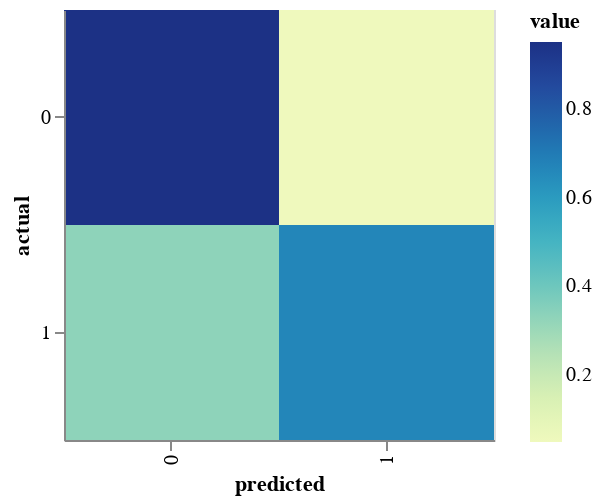

Source (notebook cell):
### Code cell
from mlworkflows import plot

df, chart = plot.binary_confusion_matrix(y_test, predictions)
chart

### Figure 1 — Vega-Lite specification as saved in the notebook (floating-point values rounded to 4 significant figures)
{"config": {"view": {"continuousWidth": 400, "continuousHeight": 300}}, "data": {"name": "data-e02826d5606eda20de9db492d37d3728"}, "mark": "rect", "encoding": {"color": {"type": "quantitative", "field": "value"}, "tooltip": [{"type": "quantitative", "field": "raw_count"}], "x": {"type": "ordinal", "field": "predicted"}, "y": {"type": "ordinal", "field": "actual"}}, "height": 215, "width": 215, "$schema": "https://vega.github.io/schema/vega-lite/v4.8.1.json", "datasets": {"data-e02826d5606eda20de9db492d37d3728": [{"actual": 0.0, "predicted": 0.0, "raw_count": 19, "value": 0.95}, {"actual": 0.0, "predicted": 1.0, "raw_count": 1, "value": 0.05}, {"actual": 1.0, "predicted": 0.0, "raw_count": 3, "value": 0.3333}, {"actual": 1.0, "predicted": 1.0, "raw_count": 6, "value": 0.6667}]}}
